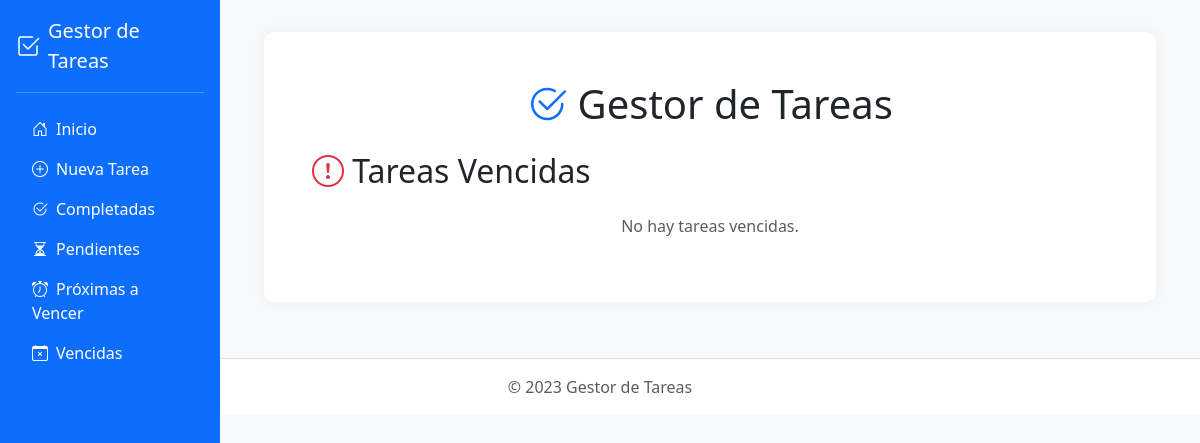
Before: /vencidas/ with the older database file.
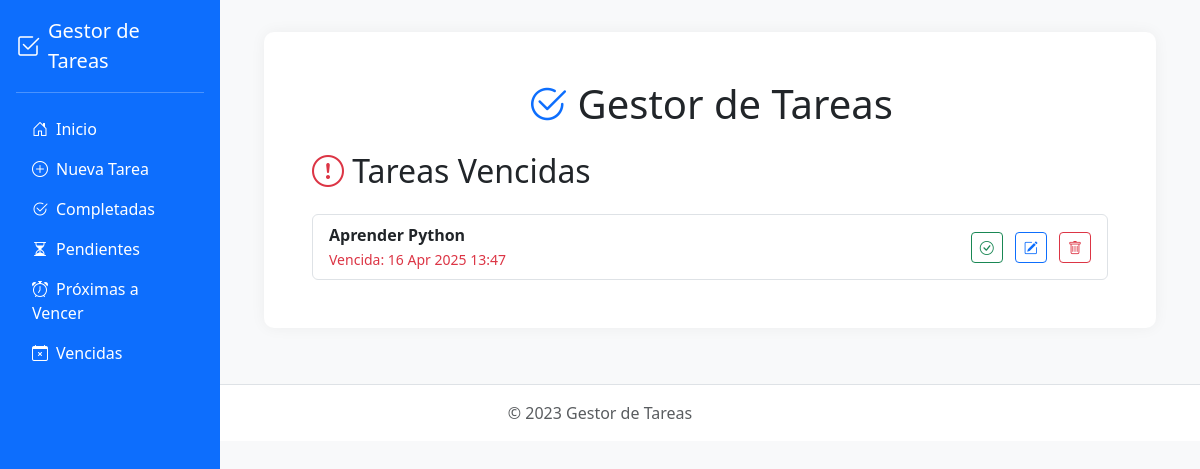
After: the same page with the newer database file.
### tasks/models.py (models this page shows, shortened)
class Task(models.Model):
    PRIORITY_CHOICES = [
        ('high', 'Alta'),
        ('medium', 'Media'),
        ('low', 'Baja'),
    ]
    description = models.CharField(max_length=255)
    priority = models.CharField(max_length=10, choices=PRIORITY_CHOICES, default='medium')
    completed = models.BooleanField(default=False)
    created_at = models.DateTimeField(auto_now_add=True)
    deadline = models.DateTimeField(null=True, blank=True)

### tasks/views.py (the view)
# urls.py: path('vencidas/', views.overdue_tasks, name='overdue_tasks'),
def overdue_tasks(request):
    now = timezone.now()
    tasks = Task.objects.filter(completed=False, deadline__lt=now).order_by('deadline')
    return render(request, 'tasks/overdue_tasks.html', {'tasks': tasks})

### tasks/templates/tasks/overdue_tasks.html
{% extends 'tasks/base.html' %}
{% block content %}
<h2 class="mb-4"><i class="bi bi-exclamation-circle text-danger"></i> Tareas Vencidas</h2>
{% if tasks %}
    <ul class="list-group">
        {% for task in tasks %}
            <li class="list-group-item d-flex justify-content-between align-items-center">
                <div>
                    <strong>{{ task.description }}</strong><br>
                    <small class="text-danger">Vencida: {{ task.deadline|date:"d M Y H:i" }}</small>
                </div>
                <div>
                    <a href="{% url 'toggle_task' task.id %}" class="btn btn-outline-success btn-sm me-2">
                        <i class="bi bi-check-circle"></i>
                    </a>
                    <a href="{% url 'edit_task' task.id %}" class="btn btn-outline-primary btn-sm me-2">
                        <i class="bi bi-pencil-square"></i>
                    </a>
                    <a href="{% url 'delete_task' task.id %}" class="btn btn-outline-danger btn-sm">
                        <i class="bi bi-trash"></i>
                    </a>
                </div>
            </li>
        {% endfor %}
    </ul>
{% else %}
    <p class="text-muted text-center">No hay tareas vencidas.</p>
{% endif %}
{% endblock %}

Changed rows visible on the page:
now on this page (row edited): Task: description "Aprender Python", deadline "16 Apr 2025 13:47"
Other visible differences:
text no longer shown: "No hay tareas vencidas."
